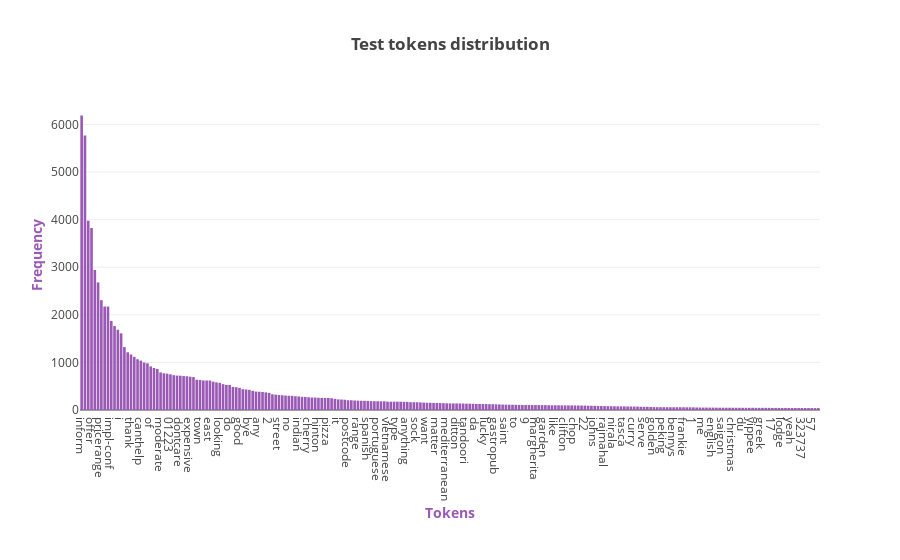

Here is the notebook cell this chart was saved with:
### Code cell
test_X_axis = []
test_Y_axis = []
test_top_tokens = []
sorted_dict = sorted(test_vocabulary.items(), key = itemgetter(1), reverse = True)

for token, token_count in sorted_dict:
    if len(test_top_tokens) <= 10:
        test_top_tokens.append((token, token_count))
    if token_count > 40:
        test_X_axis.append(token)
        test_Y_axis.append(token_count)

assert(len(test_X_axis) == len(test_Y_axis)) 

plotly.offline.iplot({
    "data": [Bar(orientation = "v",
                 x = test_X_axis,
                 y = test_Y_axis,
                 marker = dict(color = "#9b59b6"))],
    "layout": Layout(title = "<b>Test tokens distribution</b>",
                     xaxis = dict(title = "<b>Tokens</b>", dtick = 3, titlefont = dict(color = "#9b59b6")),
                     yaxis = dict(title = "<b>Frequency</b>", titlefont = dict(color = "#9b59b6")),
                     margin = Margin(b = 150)
                    )
})


logging.info("Test top tokens:\t{}".format(test_top_tokens))

### Figure 1 — Plotly figure (JSON) as saved in the notebook; plotly's stock layout.template omitted (floating-point values rounded to 4 significant figures; data arrays with more than 128 entries replaced by an {"elided": "..."} marker saying what was removed)
{"data": [{"marker": {"color": "#9b59b6"}, "orientation": "v", "type": "bar", "uid": "b9aff940-d614-4150-aef2-682ccb42c50f", "x": {"elided": "225 str values"}, "y": {"elided": "225 int values"}}], "layout": {"margin": {"b": 150}, "title": "<b>Test tokens distribution</b>", "xaxis": {"dtick": 3, "title": "<b>Tokens</b>", "titlefont": {"color": "#9b59b6"}}, "yaxis": {"title": "<b>Frequency</b>", "titlefont": {"color": "#9b59b6"}}}}
